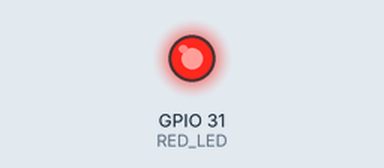
Bench run of a program on a simulated Raspberry Pi (BCM pin numbers). Parts: output pins drawn as LEDs (lit = HIGH).

Above: at 1.0 s.
At 3.0 s:
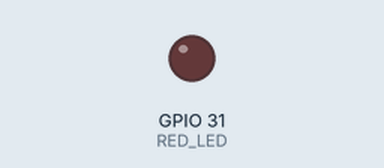
Timing chart, 0 to 5.2 s (numbered marks = the images above):
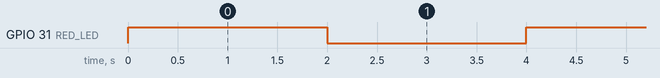

The program:

led.py
```python
#!/usr/bin/env python

import RPi.GPIO as GPIO, time

DEBUG = 1
SLEEP_TIME = 2

GPIO.setmode(GPIO.BCM)
RED_LED = 31
GPIO.setup(RED_LED, GPIO.OUT)
#GREEN_LED = 23
#GPIO.setup(GREEN_LED, GPIO.OUT)

while True:
    GPIO.output(RED_LED, True)
    time.sleep(SLEEP_TIME)
    GPIO.output(RED_LED, False)
    time.sleep(SLEEP_TIME)
```

Measured:
- by itself, GPIO 31 (RED_LED): alternates HIGH for 2.0 s and LOW for 2.0 s
